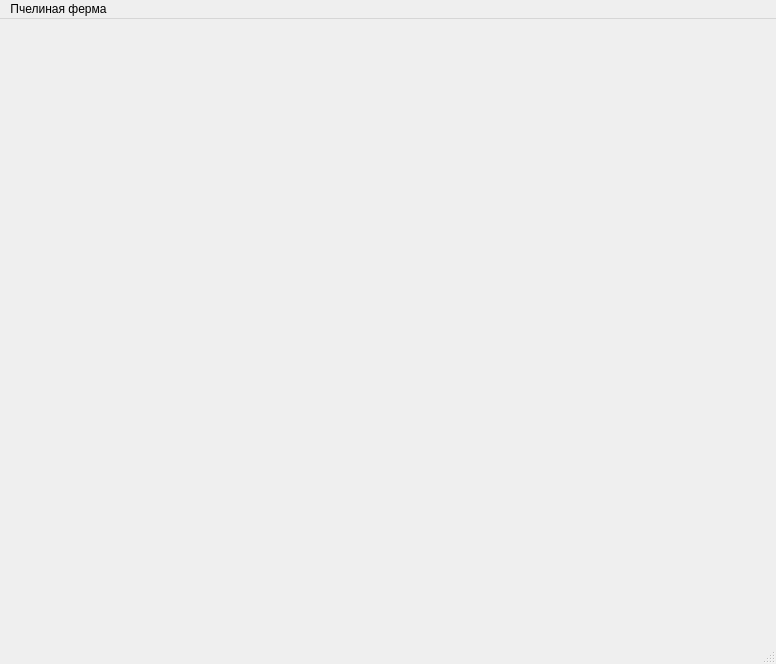
<?xml version="1.0" encoding="UTF-8"?>
<ui version="4.0">
 <class>MainWindow</class>
 <widget class="QMainWindow" name="MainWindow">
  <property name="geometry">
   <rect>
    <x>0</x>
    <y>0</y>
    <width>776</width>
    <height>664</height>
   </rect>
  </property>
  <property name="windowTitle">
   <string>MainWindow</string>
  </property>
  <widget class="QWidget" name="centralwidget"/>
  <widget class="QMenuBar" name="menubar">
   <property name="geometry">
    <rect>
     <x>0</x>
     <y>0</y>
     <width>776</width>
     <height>25</height>
    </rect>
   </property>
   <widget class="QMenu" name="menu">
    <property name="title">
     <string>Пчелиная ферма</string>
    </property>
   </widget>
   <addaction name="menu"/>
  </widget>
  <widget class="QStatusBar" name="statusbar"/>
 </widget>
 <resources/>
 <connections/>
</ui>
